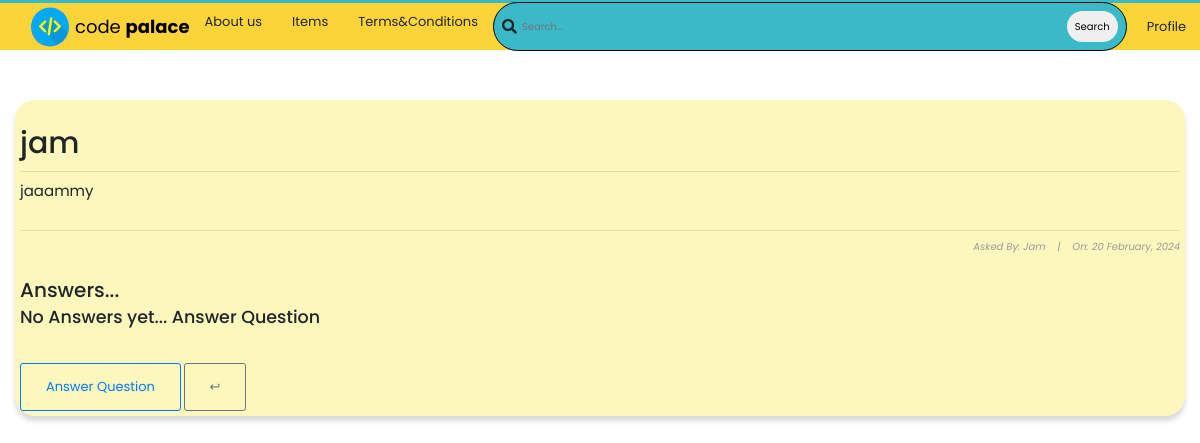
/questions/23/ (signed in), run on an earlier commit of the app's database.
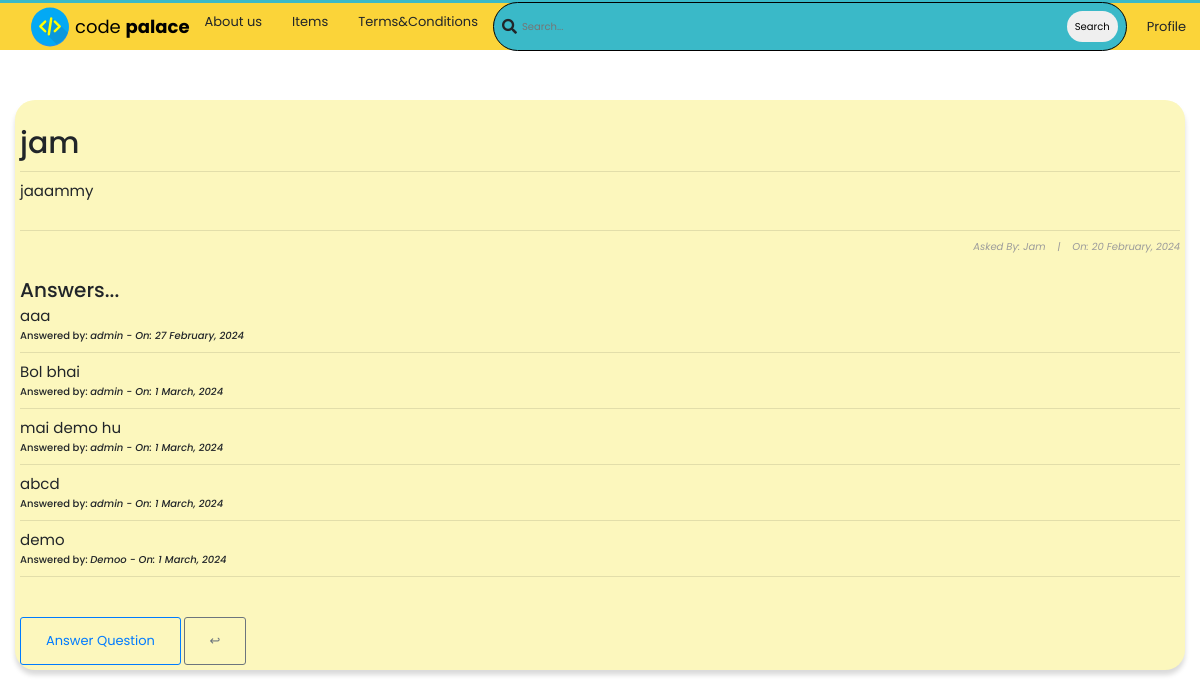
And on a later commit of the database.
### CodePalaceBase/models.py (models this page shows, shortened)
class Question(models.Model):
    user = models.ForeignKey(User, on_delete=models.CASCADE)
    title = models.CharField(max_length=10000)
    content = models.TextField(null=True, blank=True)
    date_created = models.DateTimeField(default=timezone.now)

class Comment(models.Model):
    question = models.ForeignKey(
        Question, related_name="comment", on_delete=models.CASCADE)
    user = models.ForeignKey(User, on_delete=models.CASCADE)
    content = models.TextField(null=True, blank=True)
    date_created = models.DateTimeField(default=timezone.now)

### CodePalaceBase/views.py (the view)
# urls.py: path('questions/<int:pk>/', views.QuestionDetailView.as_view(),
class QuestionDetailView(DetailView):
    model = Question

### CodePalaceBase/templates/CodePalaceBase/question_detail.html (shortened to what this page needs)
{% extends 'base.html' %}
{% block content %}
<!DOCTYPE html>
<html lang="en">
<head>
</head>
<body>
    <div class="container">
        <div class="list-question">
            <div class="questions">
                <div class="container quest-detail"
                    style=" padding: 5px; box-shadow: rgba(0, 0, 0, 0.15) 0px 5px 5px 0px; border-radius: 20px;">
                    <h3 id="fh3">{{question.title}}</h3>
                    <hr>
                    <h6 id="fh6">{{ question.content|safe }}</h6>
                    <hr>
                    <h6 id="fh6"
                        style="font-size: 10px; font-style: italic; color: rgb(155, 155, 155); text-align: right;">Asked
                        By: <a href="{% url 'CodePalaceBase:profiles' question.user.profile.id %}">{{ question.user|title}}</a>&nbsp;&nbsp;&nbsp; |&nbsp;&nbsp;&nbsp; On: {{ object.date_created|date:"j F, Y" }}
                    </h6>
<h2>Answers...</h2>
                {% if not question.comment.all %}
                     <h3>No Answers yet... <a href="">Answer Question</a> </h3>
                {% else %}
                         {% for comment in question.comment.all %}
                         <h3 style="font-weight: normal; font-size: 15px;">{{comment.content|safe}}</h3>
                         <h3 style="font-size: 10px;">Answered by: <i><a href="{% url 'CodePalaceBase:profiles' comment.user.profile.id %}">{{comment.user}}</a> - On:
                                 {{comment.date_created|date:"j F, Y"}}</i></h3>
                         <hr>
                         {% endfor %}
                {% endif %}
                    <br>
                    <br>
                    <a class="btn btn-outline-primary" id="fa" href=" {% url 'CodePalaceBase:question_comment' question.id %}" style="text-decoration: none;">Answer
                        Question</a>
                    <a style="text-decoration: none; " class="btn btn-outline-secondary"
                        href=" {% url 'CodePalaceBase:questions_list' %} ">&#x21a9;</a>
                </div> <br><br>
            </div> <br>
        </div>
    </div>
    <br>
</body>
</html>
{% endblock content %}

### templates/base.html (shortened to what this page needs)
{% load static %}
<!doctype html>
<html lang="en">
<head>
    <link rel="stylesheet" href="https://cdnjs.cloudflare.com/ajax/libs/font-awesome/5.14.0/css/all.min.css"
 />
    <link rel="stylesheet" href="https://maxcdn.bootstrapcdn.com/bootstrap/4.0.0/css/bootstrap.min.css"
>
    <link rel="stylesheet" href="{% static 'main.css' %}">
</head>
<body>
    <header>
        <div class="nav-container">
            <nav>
                <div class="nav-brand">
                    <a href="{% url 'CodePalaceBase:home' %}" class="nav-icon">
                        <img class="logo" src="{% static "download.svg" %}">
                        <a href="{% url 'CodePalaceBase:home' %}" style="text-decoration: none; color: black;">
                            <div class="nav-icon-text">code <span class="nav-bold-text">palace</span>
                        </a>
                </div>
        </div>
        <div class="nav-base-links">
            <ul>
                <li><a href="#">About us</a></li>
                <li><a href="#">Items</a></li>
                <li><a href="#">Terms&Conditions</a></li>
            </ul>
        </div>
        <div class="nav-search">
            <div class="search-container">
                <i class="fas fa-search"></i>
                <form action="" method="GET">
                    <input type="text" id="searchbar" name="search-area" placeholder="Search...">
                    <button type="submit"
                        style="margin-left: 340px; border-radius: 25px; border: none; padding: 8px;">Search</button>
                </form>
            </div>
        </div>
        <div class="nav-right-buttons">
                    {% if user.is_authenticated %}
                    <a href="{% url 'profile' %}" class="btn btn-login">Profile</a>
                    {% else %}
                    <a href="{% url 'login' %}" class="btn btn-login">Login</a>
                    <a href="{% url 'register' %}" class="btn btn-register">Sign up</a>
                    {% endif %}
                </div>
    </header>
    {% block content %}
    {% endblock content %}
</body>
</html>

### static/main.css (style rules this page uses)
*, *::before, *::after { margin: 0; padding: 0; box-sizing: border-box; }
html { font-size: 10px; color: var(--black-800); }
.container { width: 100%; max-width: 126.4rem; margin: 0 auto; padding: 0 1.5rem; }
ul { list-style: none; }
a { text-decoration: none; color: var(--blue-600); cursor: pointer; }
img { width: 100%; max-width: 100%; height: auto; }
.btn { text-align: center; font-size: 1.3rem; border-radius: 3px; transition: all 0.5s; padding: 1.3rem 2.5rem; }
.logo { height: 4rem; }
header { width: 100%; height: 50px; background-color: #fbd439; border-top: 3px solid #3ab9c8; position: fixed; left: 0; top: 0; z-index: 99; box-shadow: #000000; }
.nav-container { width: 100%; height: 100%; max-width: 126.4rem; margin: 0 auto; }
nav { display: flex; width: inherit; height: inherit; }
.nav-brand { flex: 1 0 auto; display: flex; align-items: center; }
.nav-icon { height: 100%; display: flex; align-items: center; justify-content: center; padding: 0 0 0 3rem; }
.nav-icon-text { font-size: 1.8rem; margin-left: 0.5rem; }
.nav-icon-text span { font-weight: bold; }
.nav-base-links { flex: 1 0 auto; display: flex; align-items: center; font-size: 1.3rem; }
.nav-base-links ul { display: flex; align-items: center; justify-content: center; }
.nav-base-links ul li { padding: 0.8rem 1.2rem; border-radius: 3rem; margin: 0 0.3rem; }
.nav-search { flex: 30 0 auto; display: flex; align-items: center; margin-right: 1rem; position: relative; }
.search-container { width: 100%; border: 1px solid #000000; border-radius: 30px; padding: 0.8rem; background-color: #3ab9c8; display: flex; align-items: center; }
.search-container i { font-size: 1.5rem; font-weight: 600; }
.search-container #searchbar { flex: 1 1 auto; margin-left: 0.5rem; border: none; outline: none; background-color: #3ab9c8; }
.nav-right-buttons { flex: 1 0 auto; display: flex; align-items: center; justify-content: center; }
.btn-login { background-color: var(--powder); color: var(--blue-700); border: 1px solid var(--blue-300); padding: 0.8rem 1rem; }

### CodePalaceBase/templates/CodePalaceBase/question_detail.html (style rules this page uses)
body { margin-top: 100px; font-family: 'Poppins', sans-serif; }
#fh3 { text-align: center; font-size: 30px; padding-top: 20px; text-align: left; }
#fh6 { text-align: left; font-size: 15px; padding-bottom: 20px; font-weight: normal; }
.quest-detail { background-color: #fcf7bd; }

What changed in the data, as far as the page shows it:
added Comment: content "aaa", user "admin", date_created "27 February, 2024"
added Comment: content "Bol bhai", user "admin", date_created "1 March, 2024"
added Comment: content "mai demo hu", user "admin", date_created "1 March, 2024"
added Comment: content "abcd", user "admin", date_created "1 March, 2024"
added Comment: content "demo", user "Demoo", date_created "1 March, 2024"
Also different on the page:
text no longer shown: "No Answers yet... Answer Question"
